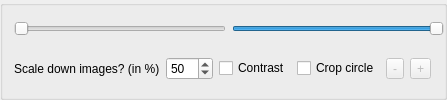
              <widget class="QGroupBox" name="reco_volume_widget">
               <property name="sizePolicy">
                <sizepolicy hsizetype="Expanding" vsizetype="Expanding">
                 <horstretch>0</horstretch>
                 <verstretch>0</verstretch>
                </sizepolicy>
               </property>
               <property name="title">
                <string/>
               </property>
               <layout class="QGridLayout" name="gridLayout_12">
                <property name="topMargin">
                 <number>0</number>
                </property>
                <property name="rightMargin">
                 <number>0</number>
                </property>
                <property name="bottomMargin">
                 <number>0</number>
                </property>
                <property name="horizontalSpacing">
                 <number>6</number>
                </property>
                <item row="0" column="0">
                 <layout class="QGridLayout" name="volume_image"/>
                </item>
                <item row="5" column="0">
                 <widget class="QWidget" name="widget_3" native="true">
                  <property name="sizePolicy">
                   <sizepolicy hsizetype="Preferred" vsizetype="Fixed">
                    <horstretch>0</horstretch>
                    <verstretch>0</verstretch>
                   </sizepolicy>
                  </property>
                  <layout class="QGridLayout" name="gridLayout_2">
                   <property name="margin">
                    <number>0</number>
                   </property>
                   <item row="0" column="0">
                    <layout class="QGridLayout" name="gridLayout">
                     <item row="1" column="4">
                      <widget class="QToolButton" name="crop_less_button">
                       <property name="enabled">
                        <bool>false</bool>
                       </property>
                       <property name="text">
                        <string>-</string>
                       </property>
                       <property name="iconSize">
                        <size>
                         <width>20</width>
                         <height>20</height>
                        </size>
                       </property>
                      </widget>
                     </item>
                     <item row="1" column="0">
                      <widget class="QLabel" name="label_5">
                       <property name="sizePolicy">
                        <sizepolicy hsizetype="Fixed" vsizetype="Preferred">
                         <horstretch>0</horstretch>
                         <verstretch>0</verstretch>
                        </sizepolicy>
                       </property>
                       <property name="toolTip">
                        <string notr="true">&lt;html&gt;&lt;head/&gt;&lt;body&gt;&lt;p&gt;Scale down for a faster output.&lt;br/&gt;Total number of slices will be reduced automatically.&lt;/p&gt;&lt;/body&gt;&lt;/html&gt;</string>
                       </property>
                       <property name="text">
                        <string>Scale down images? (in %)</string>
                       </property>
                      </widget>
                     </item>
                     <item row="1" column="1">
                      <widget class="QSpinBox" name="percent_box2">
                       <property name="sizePolicy">
                        <sizepolicy hsizetype="Fixed" vsizetype="Fixed">
                         <horstretch>0</horstretch>
                         <verstretch>0</verstretch>
                        </sizepolicy>
                       </property>
                       <property name="toolTip">
                        <string notr="true">&lt;html&gt;&lt;head/&gt;&lt;body&gt;&lt;p&gt;Scale down for a faster output.&lt;br/&gt;Total number of slices will be reduced automatically.&lt;/p&gt;&lt;/body&gt;&lt;/html&gt;</string>
                       </property>
                       <property name="minimum">
                        <number>10</number>
                       </property>
                       <property name="maximum">
                        <number>100</number>
                       </property>
                       <property name="singleStep">
                        <number>5</number>
                       </property>
                       <property name="value">
                        <number>50</number>
                       </property>
                      </widget>
                     </item>
                     <item row="1" column="3">
                      <widget class="QCheckBox" name="crop_circle_box">
                       <property name="sizePolicy">
                        <sizepolicy hsizetype="Fixed" vsizetype="Fixed">
                         <horstretch>0</horstretch>
                         <verstretch>0</verstretch>
                        </sizepolicy>
                       </property>
                       <property name="text">
                        <string>Crop circle</string>
                       </property>
                      </widget>
                     </item>
                     <item row="1" column="5">
                      <widget class="QToolButton" name="crop_more_button">
                       <property name="enabled">
                        <bool>false</bool>
                       </property>
                       <property name="toolTip">
                        <string/>
                       </property>
                       <property name="text">
                        <string>+</string>
                       </property>
                       <property name="iconSize">
                        <size>
                         <width>20</width>
                         <height>20</height>
                        </size>
                       </property>
                      </widget>
                     </item>
                     <item row="1" column="2">
                      <widget class="QCheckBox" name="make_contrast_button">
                       <property name="sizePolicy">
                        <sizepolicy hsizetype="Fixed" vsizetype="Fixed">
                         <horstretch>0</horstretch>
                         <verstretch>0</verstretch>
                        </sizepolicy>
                       </property>
                       <property name="text">
                        <string>Contrast</string>
                       </property>
                      </widget>
                     </item>
                     <item row="1" column="6">
                      <widget class="QLabel" name="label_7">
                       <property name="text">
                        <string/>
                       </property>
                      </widget>
                     </item>
                    </layout>
                   </item>
                  </layout>
                 </widget>
                </item>
                <item row="1" column="0">
                 <widget class="QWidget" name="volume_slider_widget" native="true">
                  <property name="sizePolicy">
                   <sizepolicy hsizetype="Preferred" vsizetype="Fixed">
                    <horstretch>0</horstretch>
                    <verstretch>0</verstretch>
                   </sizepolicy>
                  </property>
                  <layout class="QGridLayout" name="gridLayout_17">
                   <property name="margin">
                    <number>0</number>
                   </property>
                   <item row="0" column="0">
                    <layout class="QGridLayout" name="volume_slider_layout">
                     <item row="0" column="0">
                      <widget class="QSlider" name="volume_min_slider">
                       <property name="maximum">
                        <number>255</number>
                       </property>
                       <property name="orientation">
                        <enum>Qt::Horizontal</enum>
                       </property>
                       <property name="invertedAppearance">
                        <bool>false</bool>
                       </property>
                      </widget>
                     </item>
                     <item row="0" column="1">
                      <widget class="QSlider" name="volume_max_slider">
                       <property name="maximum">
                        <number>255</number>
                       </property>
                       <property name="value">
                        <number>255</number>
                       </property>
                       <property name="orientation">
                        <enum>Qt::Horizontal</enum>
                       </property>
                       <property name="invertedAppearance">
                        <bool>false</bool>
                       </property>
                       <property name="invertedControls">
                        <bool>false</bool>
                       </property>
                       <property name="tickPosition">
                        <enum>QSlider::NoTicks</enum>
                       </property>
                       <property name="tickInterval">
                        <number>10</number>
                       </property>
                      </widget>
                     </item>
                    </layout>
                   </item>
                  </layout>
                 </widget>
                </item>
               </layout>
              </widget>
